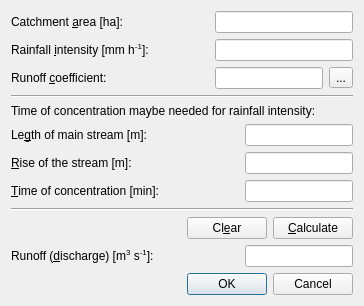
<?xml version="1.0" encoding="UTF-8"?>
<ui version="4.0">
 <class>RationalFormulaDialog</class>
 <widget class="QDialog" name="RationalFormulaDialog">
  <property name="geometry">
   <rect>
    <x>0</x>
    <y>0</y>
    <width>364</width>
    <height>299</height>
   </rect>
  </property>
  <property name="windowTitle">
   <string>Rational formula</string>
  </property>
  <layout class="QVBoxLayout" name="verticalLayout">
   <item>
    <layout class="QGridLayout" name="gridLayout_2">
     <item row="0" column="0">
      <widget class="QLabel" name="label_5">
       <property name="text">
        <string>Catchment &amp;area [ha]:</string>
       </property>
       <property name="buddy">
        <cstring>catchmentArea</cstring>
       </property>
      </widget>
     </item>
     <item row="0" column="1">
      <spacer name="horizontalSpacer_3">
       <property name="orientation">
        <enum>Qt::Horizontal</enum>
       </property>
       <property name="sizeHint" stdset="0">
        <size>
         <width>40</width>
         <height>20</height>
        </size>
       </property>
      </spacer>
     </item>
     <item row="0" column="2">
      <widget class="QLineEdit" name="catchmentArea">
       <property name="alignment">
        <set>Qt::AlignRight|Qt::AlignTrailing|Qt::AlignVCenter</set>
       </property>
      </widget>
     </item>
     <item row="1" column="0">
      <widget class="QLabel" name="label_4">
       <property name="text">
        <string>Rainfall &amp;intensity [mm h&lt;sup&gt;-1&lt;/sup&gt;]:</string>
       </property>
       <property name="buddy">
        <cstring>rainfallIntensity</cstring>
       </property>
      </widget>
     </item>
     <item row="1" column="1">
      <spacer name="horizontalSpacer_2">
       <property name="orientation">
        <enum>Qt::Horizontal</enum>
       </property>
       <property name="sizeHint" stdset="0">
        <size>
         <width>40</width>
         <height>20</height>
        </size>
       </property>
      </spacer>
     </item>
     <item row="1" column="2">
      <widget class="QLineEdit" name="rainfallIntensity">
       <property name="alignment">
        <set>Qt::AlignRight|Qt::AlignTrailing|Qt::AlignVCenter</set>
       </property>
      </widget>
     </item>
     <item row="2" column="0">
      <widget class="QLabel" name="label_9">
       <property name="text">
        <string>Runoff &amp;coefficient:</string>
       </property>
       <property name="buddy">
        <cstring>coefficient</cstring>
       </property>
      </widget>
     </item>
     <item row="2" column="1">
      <spacer name="horizontalSpacer_7">
       <property name="orientation">
        <enum>Qt::Horizontal</enum>
       </property>
       <property name="sizeHint" stdset="0">
        <size>
         <width>40</width>
         <height>20</height>
        </size>
       </property>
      </spacer>
     </item>
     <item row="2" column="2">
      <layout class="QHBoxLayout" name="horizontalLayout_2">
       <item>
        <widget class="QLineEdit" name="coefficient">
         <property name="alignment">
          <set>Qt::AlignRight|Qt::AlignTrailing|Qt::AlignVCenter</set>
         </property>
        </widget>
       </item>
       <item>
        <widget class="QToolButton" name="toolButton">
         <property name="text">
          <string>...</string>
         </property>
        </widget>
       </item>
      </layout>
     </item>
    </layout>
   </item>
   <item>
    <widget class="Line" name="line_2">
     <property name="orientation">
      <enum>Qt::Horizontal</enum>
     </property>
    </widget>
   </item>
   <item>
    <widget class="QLabel" name="label">
     <property name="text">
      <string>Time of concentration maybe needed for rainfall intensity:</string>
     </property>
    </widget>
   </item>
   <item>
    <layout class="QGridLayout" name="gridLayout">
     <item row="0" column="0">
      <widget class="QLabel" name="label_6">
       <property name="text">
        <string>Le&amp;gth of main stream [m]:</string>
       </property>
       <property name="buddy">
        <cstring>streamLength</cstring>
       </property>
      </widget>
     </item>
     <item row="0" column="1">
      <spacer name="horizontalSpacer_4">
       <property name="orientation">
        <enum>Qt::Horizontal</enum>
       </property>
       <property name="sizeHint" stdset="0">
        <size>
         <width>40</width>
         <height>20</height>
        </size>
       </property>
      </spacer>
     </item>
     <item row="0" column="2">
      <widget class="QLineEdit" name="streamLength">
       <property name="alignment">
        <set>Qt::AlignRight|Qt::AlignTrailing|Qt::AlignVCenter</set>
       </property>
      </widget>
     </item>
     <item row="1" column="0">
      <widget class="QLabel" name="label_7">
       <property name="text">
        <string>&amp;Rise of the stream [m]:</string>
       </property>
       <property name="buddy">
        <cstring>streamRise</cstring>
       </property>
      </widget>
     </item>
     <item row="1" column="1">
      <spacer name="horizontalSpacer_5">
       <property name="orientation">
        <enum>Qt::Horizontal</enum>
       </property>
       <property name="sizeHint" stdset="0">
        <size>
         <width>40</width>
         <height>20</height>
        </size>
       </property>
      </spacer>
     </item>
     <item row="1" column="2">
      <widget class="QLineEdit" name="streamRise">
       <property name="alignment">
        <set>Qt::AlignRight|Qt::AlignTrailing|Qt::AlignVCenter</set>
       </property>
      </widget>
     </item>
     <item row="2" column="0">
      <widget class="QLabel" name="label_8">
       <property name="text">
        <string>&amp;Time of concentration [min]:</string>
       </property>
       <property name="buddy">
        <cstring>timeConcentration</cstring>
       </property>
      </widget>
     </item>
     <item row="2" column="1">
      <spacer name="horizontalSpacer_6">
       <property name="orientation">
        <enum>Qt::Horizontal</enum>
       </property>
       <property name="sizeHint" stdset="0">
        <size>
         <width>40</width>
         <height>20</height>
        </size>
       </property>
      </spacer>
     </item>
     <item row="2" column="2">
      <widget class="QLineEdit" name="timeConcentration">
       <property name="alignment">
        <set>Qt::AlignRight|Qt::AlignTrailing|Qt::AlignVCenter</set>
       </property>
       <property name="readOnly">
        <bool>true</bool>
       </property>
      </widget>
     </item>
    </layout>
   </item>
   <item>
    <widget class="Line" name="line">
     <property name="orientation">
      <enum>Qt::Horizontal</enum>
     </property>
    </widget>
   </item>
   <item>
    <layout class="QHBoxLayout" name="horizontalLayout">
     <item>
      <spacer name="horizontalSpacer_9">
       <property name="orientation">
        <enum>Qt::Horizontal</enum>
       </property>
       <property name="sizeHint" stdset="0">
        <size>
         <width>40</width>
         <height>20</height>
        </size>
       </property>
      </spacer>
     </item>
     <item>
      <widget class="QPushButton" name="buttonClear">
       <property name="text">
        <string>Cl&amp;ear</string>
       </property>
      </widget>
     </item>
     <item>
      <widget class="QPushButton" name="buttonCalculate">
       <property name="text">
        <string>&amp;Calculate</string>
       </property>
      </widget>
     </item>
    </layout>
   </item>
   <item>
    <layout class="QGridLayout" name="gridLayout_3">
     <item row="0" column="0">
      <widget class="QLabel" name="label_10">
       <property name="text">
        <string>Runoff (&amp;discharge) [m&lt;sup&gt;3&lt;/sup&gt; s&lt;sup&gt;-1&lt;/sup&gt;]:</string>
       </property>
       <property name="buddy">
        <cstring>runoff</cstring>
       </property>
      </widget>
     </item>
     <item row="0" column="2">
      <widget class="QLineEdit" name="runoff">
       <property name="alignment">
        <set>Qt::AlignRight|Qt::AlignTrailing|Qt::AlignVCenter</set>
       </property>
       <property name="readOnly">
        <bool>true</bool>
       </property>
      </widget>
     </item>
     <item row="0" column="1">
      <spacer name="horizontalSpacer_8">
       <property name="orientation">
        <enum>Qt::Horizontal</enum>
       </property>
       <property name="sizeHint" stdset="0">
        <size>
         <width>40</width>
         <height>20</height>
        </size>
       </property>
      </spacer>
     </item>
    </layout>
   </item>
   <item>
    <widget class="QDialogButtonBox" name="buttonBox">
     <property name="orientation">
      <enum>Qt::Horizontal</enum>
     </property>
     <property name="standardButtons">
      <set>QDialogButtonBox::Cancel|QDialogButtonBox::Ok</set>
     </property>
    </widget>
   </item>
  </layout>
 </widget>
 <tabstops>
  <tabstop>catchmentArea</tabstop>
  <tabstop>rainfallIntensity</tabstop>
  <tabstop>coefficient</tabstop>
  <tabstop>toolButton</tabstop>
  <tabstop>streamLength</tabstop>
  <tabstop>streamRise</tabstop>
  <tabstop>timeConcentration</tabstop>
  <tabstop>buttonClear</tabstop>
  <tabstop>buttonCalculate</tabstop>
  <tabstop>runoff</tabstop>
 </tabstops>
 <resources/>
 <connections>
  <connection>
   <sender>buttonBox</sender>
   <signal>accepted()</signal>
   <receiver>RationalFormulaDialog</receiver>
   <slot>accept()</slot>
   <hints>
    <hint type="sourcelabel">
     <x>257</x>
     <y>568</y>
    </hint>
    <hint type="destinationlabel">
     <x>157</x>
     <y>274</y>
    </hint>
   </hints>
  </connection>
  <connection>
   <sender>buttonBox</sender>
   <signal>rejected()</signal>
   <receiver>RationalFormulaDialog</receiver>
   <slot>reject()</slot>
   <hints>
    <hint type="sourcelabel">
     <x>325</x>
     <y>568</y>
    </hint>
    <hint type="destinationlabel">
     <x>286</x>
     <y>274</y>
    </hint>
   </hints>
  </connection>
 </connections>
</ui>
